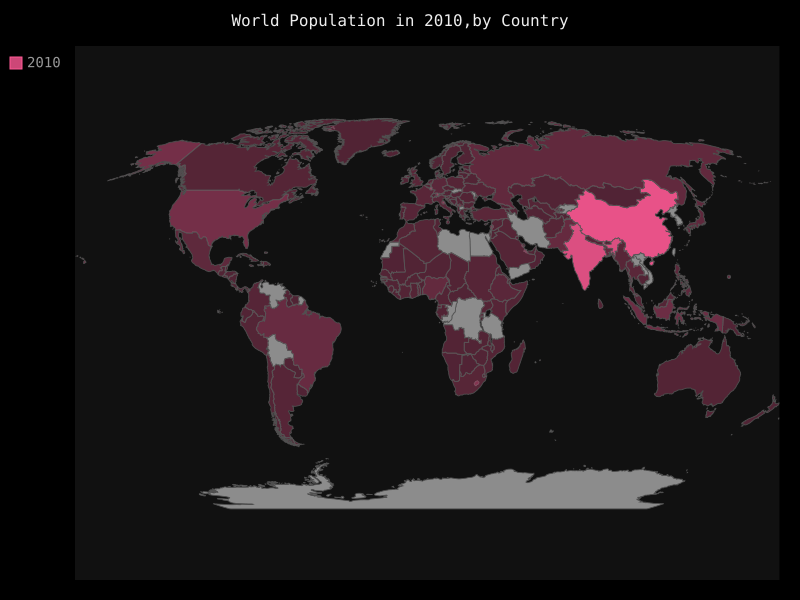

The Python source for this figure:
import json
from country_codes import get_country_code
import pygal


filename = 'population_data.json'
with open(filename) as f:
	pop_data = json.load(f)
	
cc_populations = {}

for pop_dict in pop_data:
	if pop_dict['Year'] == '2010':
		country_name = pop_dict['Country Name']
		population = int(float(pop_dict['Value']))
		
		code = get_country_code(country_name)
		if code :
			cc_populations[code] = population

wm = pygal.Worldmap()
wm.title = 'World Population in 2010,by Country'
wm.add('2010',cc_populations)

wm.render_to_file('world_population.svg')
